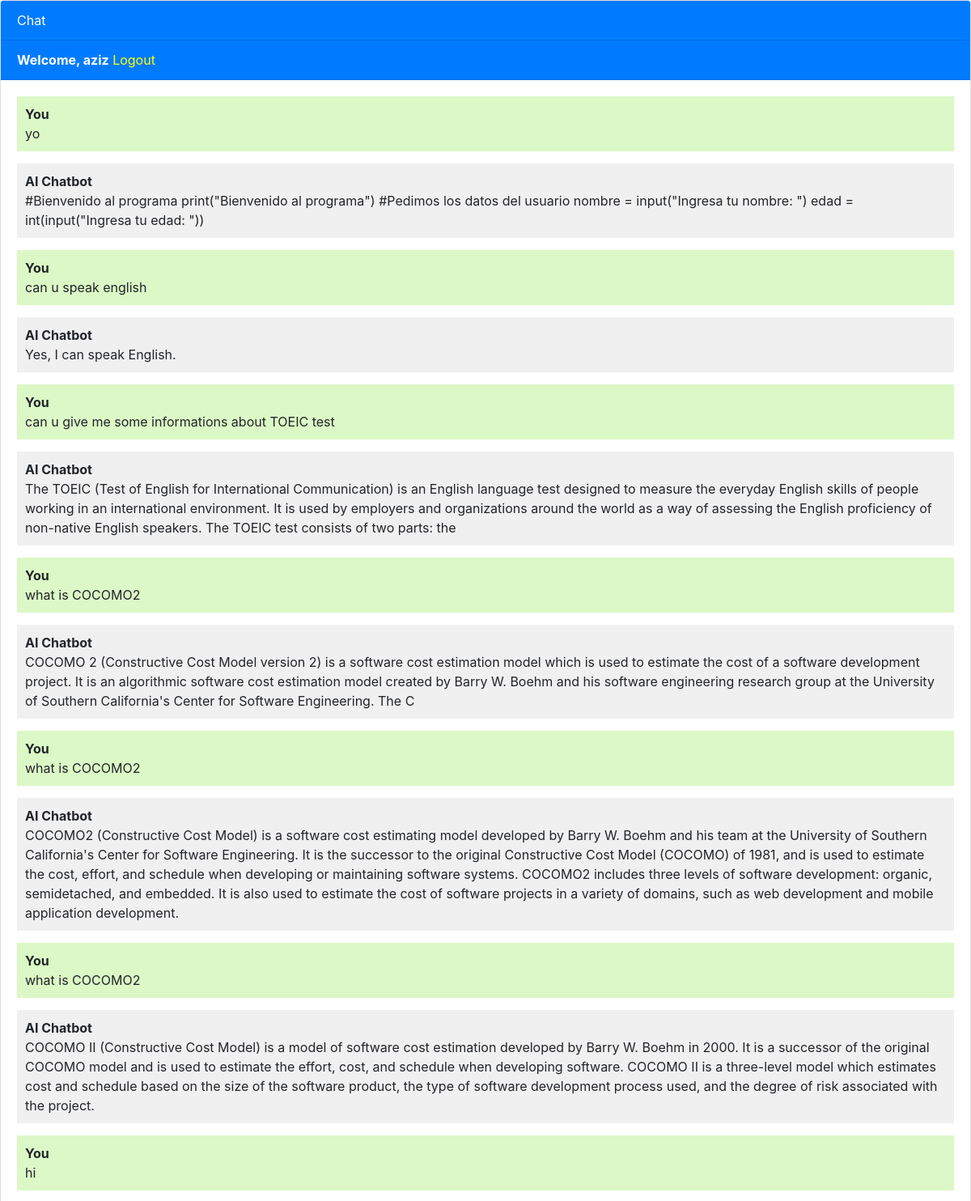
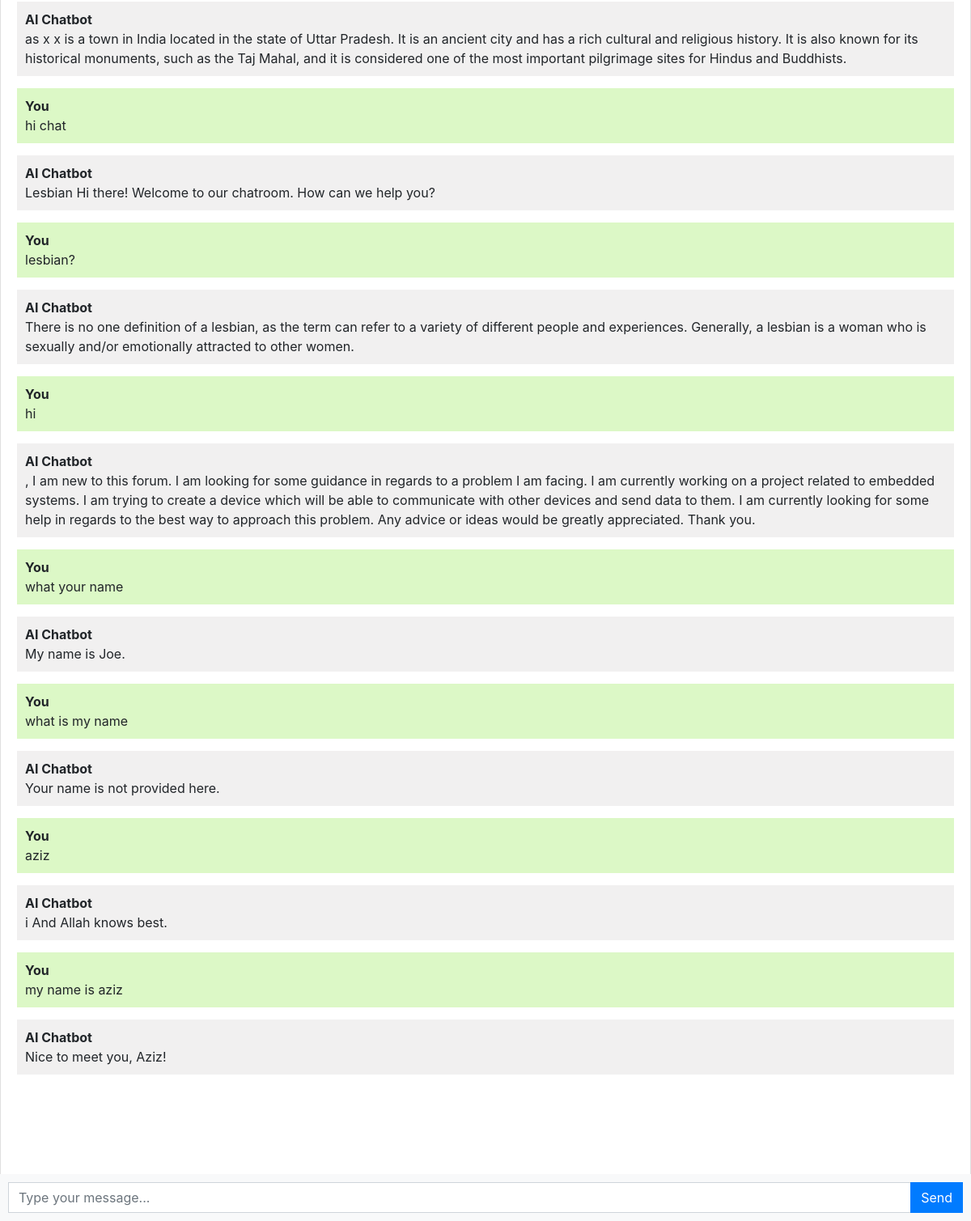
Screenshot of / (signed in) with the database file from the repository (2 pictures, top to bottom).
### chatbot/models.py (models this page shows, shortened)
class Chat(models.Model):
    user = models.ForeignKey(User, on_delete=models.CASCADE)
    message = models.TextField()
    response = models.TextField()
    created_at = models.DateTimeField(auto_now_add=True)

### chatbot/views.py (the view)
# urls.py: path('', views.chatbot, name='chatbot'),
def chatbot(request):
    if request.user.is_authenticated:
        chats = Chat.objects.filter(user=request.user)
        if request.method == 'POST':
            message = request.POST.get('message')
            response = ask_openai(message)
            chat = Chat(user=request.user, message=message, response=response, created_at=timezone.now())
            chat.save()
            return JsonResponse({'message': message, 'response': response})
        return render(request, 'chatbot.html', {'chats': chats})
    else :
        return render(request, 'chatbot.html')

### templates/chatbot.html (shortened to what this page needs)
{% extends 'base.html' %}
{% block content %}
<div class="chat-container">
  <div class="card flex-grow-1">
    <div class="card-header bg-primary text-white">Chat</div>
    {% if user.is_authenticated %}
    <div class="card-header bg-primary text-white"><b>Welcome, {{user.username}}</b>   <a style="color: yellow;" href="logout">Logout</a></div>
    {% else %}
    <div class="card-header bg-primary text-white"><a style="color: yellow" href="login">Login</a>   <a style="color: yellow;" href="register">Register</a></div>
    {% endif %}
    <div class="card-body messages-box">
      <ul class="list-unstyled messages-list">
        {% for chat in chats %}
          {% if chat.user == request.user %}
            <li class="message sent">
          <div class="message-text">
            <div class="message-sender">
              <b>You</b>
            </div>
            <div class="message-content">
              {{chat.message}}
            </div>
          </div>
        </li>
        <li class="message received">
          <div class="message-text">
            <div class="message-sender">
              <b>AI Chatbot</b>
            </div>
            <div class="message-content">
              {{chat.response}}
            </div>
          </div>
        </li>
          {% endif %}
        {% endfor %}
      </ul>
    </div>
    <br><br>
    <br><br>
    <br><br>
  </div>
  <form class="message-form">
    <div class="input-group">
      <input type="text" class="form-control message-input" placeholder="Type your message...">
      <div class="input-group-append">
        <button type="submit" class="btn btn-primary btn-send">Send</button>
      </div>
    </div>
  </form>
</div>
{% endblock %}

### templates/base.html (shortened to what this page needs)
<!DOCTYPE html>
<html lang="en">
  <head>
    <link rel="stylesheet" href="https://stackpath.bootstrapcdn.com/bootstrap/4.3.1/css/bootstrap.min.css">
  </head>
  <body>
    {% block content %}{% endblock %}
  </body>
</html>

### templates/chatbot.html (style rules this page uses)
body, html { height: 100%; }
.messages-box { flex: 1; overflow-y: auto; }
.messages-list { padding-left: 0; }
.message { margin-bottom: 15px; list-style: none; }
.message-text { padding: 10px; border-radius: 5px; }
.sent { background-color: #dcf8c6; align-self: flex-end; }
.received { background-color: #f1f0f0; align-self: flex-start; }
.message-form { display: flex; position: fixed; bottom: 0; left: 0; right: 0; padding: 10px; background-color: #f8f9fa; }
.message-input { flex: 1; border-radius: 0; border-right: none; }
.btn-send { border-radius: 0; }
.chat-container { height: 100%; display: flex; flex-direction: column; }

### rows the page displays
Chat: message "yo", response "#Bienvenido al programa print(\"Bienvenido al programa\") #Pedimos los datos del usuario nombre = input(\"Ingresa tu nombre: \") edad = int(input(\"Ingresa tu edad: \"))"
Chat: message "can u speak english", response "Yes, I can speak English."
Chat: message "can u give me some informations about TOEIC test", response "The TOEIC (Test of English for International Communication) is an English language test designed to measure the everyday English skills of people working in an international environment. It is used by employers and organizations around the world as a way of assessing the English proficiency of non-native English speakers. The TOEIC test consists of two parts: the"
Chat: message "what is COCOMO2", response "COCOMO 2 (Constructive Cost Model version 2) is a software cost estimation model which is used to estimate the cost of a software development project. It is an algorithmic software cost estimation model created by Barry W. Boehm and his software engineering research group at the University of Southern California's Center for Software Engineering. The C"
Chat: message "what is COCOMO2", response "COCOMO2 (Constructive Cost Model) is a software cost estimating model developed by Barry W. Boehm and his team at the University of Southern California's Center for Software Engineering. It is the successor to the original Constructive Cost Model (COCOMO) of 1981, and is used to estimate the cost, effort, and schedule when developing or maintaining software systems. COCOMO2 includes three levels of software development: organic, semidetached, and embedded. It is also used to estimate the cost of software projects in a variety of domains, such as web development and mobile application development."
Chat: message "what is COCOMO2", response "COCOMO II (Constructive Cost Model) is a model of software cost estimation developed by Barry W. Boehm in 2000. It is a successor of the original COCOMO model and is used to estimate the effort, cost, and schedule when developing software. COCOMO II is a three-level model which estimates cost and schedule based on the size of the software product, the type of software development process used, and the degree of risk associated with the project."
Chat: message "hi", response "as x x is a town in India located in the state of Uttar Pradesh. It is an ancient city and has a rich cultural and religious history. It is also known for its historical monuments, such as the Taj Mahal, and it is considered one of the most important pilgrimage sites for Hindus and Buddhists."
Chat: message "hi chat", response "Lesbian Hi there! Welcome to our chatroom. How can we help you?"
Chat: message "lesbian?", response "There is no one definition of a lesbian, as the term can refer to a variety of different people and experiences. Generally, a lesbian is a woman who is sexually and/or emotionally attracted to other women."
Chat: message "hi", response ", I am new to this forum. I am looking for some guidance in regards to a problem I am facing. I am currently working on a project related to embedded systems. I am trying to create a device which will be able to communicate with other devices and send data to them. I am currently looking for some help in regards to the best way to approach this problem. Any advice or ideas would be greatly appreciated. Thank you."
Chat: message "what your name", response "My name is Joe."
Chat: message "what is my name", response "Your name is not provided here."
Chat: message "aziz", response "i And Allah knows best."
Chat: message "my name is aziz", response "Nice to meet you, Aziz!"

### other values shown
{{ user.username }} "aziz"
